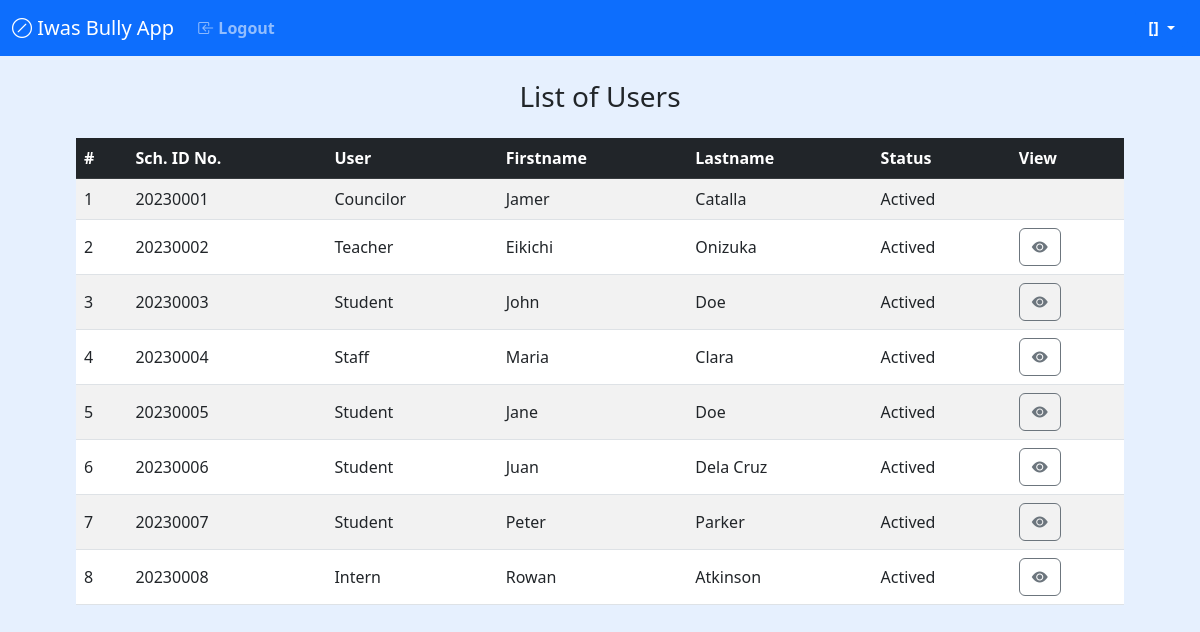
Before: /admin/user_list.php with the older database file.
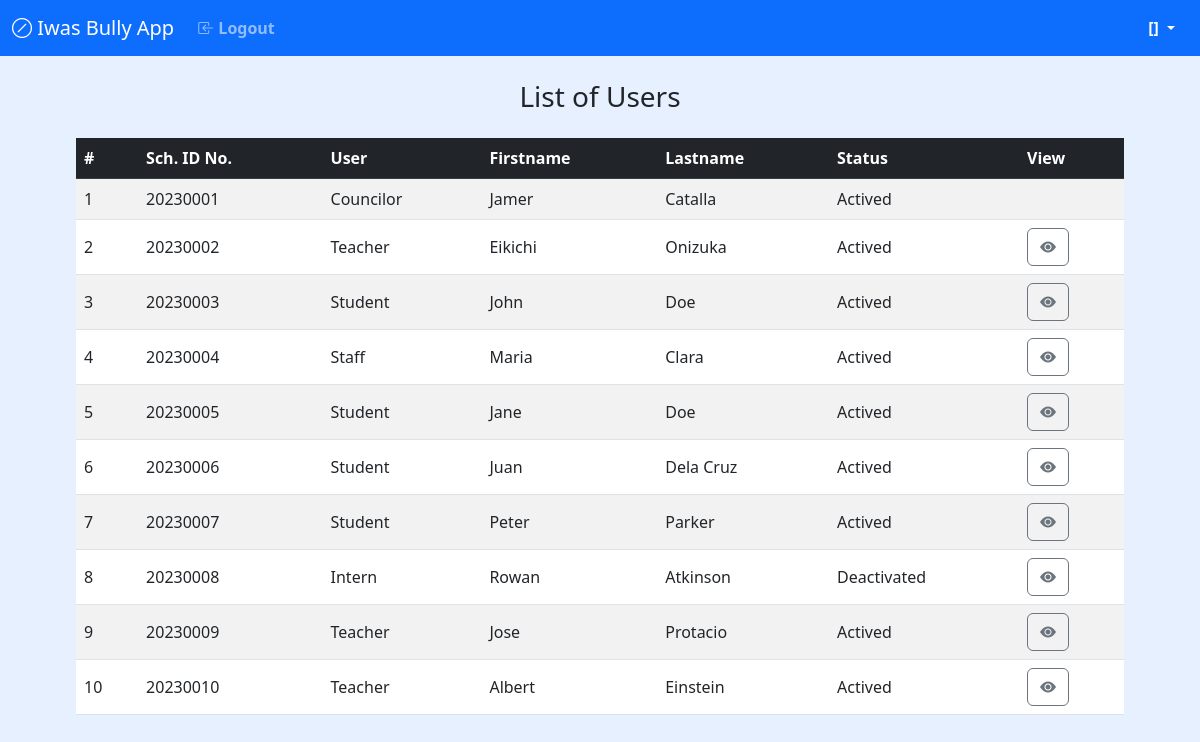
After: the same page with the newer database file.
### tables this page shows
CREATE TABLE `Users` (
  `UserID` int(11) NOT NULL,
  `UserRole` enum('Councilor','Staff','Intern','Student','Teacher') NOT NULL,
  `Firstname` varchar(50) NOT NULL,
  `Lastname` varchar(50) NOT NULL,
  `SchoolIDNumber` varchar(20) NOT NULL,
  `Email` varchar(50) NOT NULL,
  `Username` varchar(50) NOT NULL,
  `Password` varchar(50) NOT NULL,
  `CreatedBy` int(11) DEFAULT NULL,
  `CreatedDate` datetime DEFAULT current_timestamp(),
  `ModifiedBy` int(11) DEFAULT NULL,
  `ModifiedDate` timestamp NOT NULL DEFAULT current_timestamp() ON UPDATE current_timestamp(),
  `UserStatus` tinyint(1) DEFAULT NULL
);

### admin/user_list.php (the view, shortened to what this page needs)
<?php
require_once '../connection/DBconnection.php';
require '../components/header.php';
require '../components/navigation.php';
?>
    <div class="container my-3">
        <h3 class="text-center">List of Users</h3>
        <div class="table-responsive my-3">
<?php
    $stmt = $conn->prepare("SELECT * FROM Users;");
    $stmt->execute();
    $user = $stmt->fetchAll(PDO::FETCH_OBJ);
?>
            <table class="table align-middle table-hover table-striped">
                <thead class="table-dark">
                    <tr>
                        <th>#</th>
                        <th>Sch. ID No.</th>
                        <th>User</th>
                        <th>Firstname</th>
                        <th>Lastname</th>
                        <th>Status</th>
                        <th>View</th>
                    </tr>
                </thead>
                <tbody>
                <?php foreach($user as $users): ?>
                    <tr>
                        <td><?= $users->UserID; ?></td>
                        <td><?= $users->SchoolIDNumber; ?></td>
                        <td><?= ucfirst($users->UserRole); ?></td>
                        <td><?= $users->Firstname; ?> </td>
                        <td><?= $users->Lastname; ?></td>
                        <?php if($users->UserStatus == 1): ?>
                            <td>Actived</td>
                        <?php else: ?>
                            <td>Deactivated</td>
                        <?php endif; ?>
                        <td>
                        <button <?php if($users->UserRole == 'Councilor') { echo 'style="display: none;"'; } ?>
                            type="button" class="btn btn-outline-secondary" data-bs-toggle="modal"
                            data-bs-target="#viewAccount_<?= $users->UserID; ?>">
                        <i class="bi bi-eye-fill"></i>
                        </button>
                        </td>
                    </tr>
                <?php endforeach; ?>
                </tbody>
            </table>
        </div>
    </div>
<?php require '../components/footer.php' ;?>

### components/header.php (shortened to what this page needs)
<!DOCTYPE html>
<html lang="en">
<head>
    <link href="https://cdn.jsdelivr.net/npm/bootstrap@5.3.0-alpha1/dist/css/bootstrap.min.css" rel="stylesheet">
    <link rel="stylesheet" href="https://cdn.jsdelivr.net/npm/bootstrap-icons@1.3.0/font/bootstrap-icons.css">
  </head>
  <body class="bg-primary m-5 p-3" style="--bs-bg-opacity: .1;">

### components/navigation.php (shortened to what this page needs)
<nav class="navbar fixed-top navbar-expand-lg bg-primary" data-bs-theme="dark">
  <div class="container-fluid">
    <a class="navbar-brand" href="#">
    <i class="bi bi-slash-circle"></i> Iwas Bully App</a>
    <div class="collapse navbar-collapse" id="navbarText">
      <ul class="navbar-nav me-auto mb-2 mb-lg-0 fw-bold">
        <li class="nav-item">
          <a class="nav-link" href="../function/logout.php"
          onclick="return confirm('Are you sure you want to LOGOUT? \n\n Just click \'OK\'!');">
          <i class="bi bi-box-arrow-in-left"></i> Logout</a>
        </li>
      </ul>
        <span class="dropdown">
        <button class="btn btn-primary dropdown-toggle" type="button" data-bs-toggle="dropdown">
          <?php echo '<b>['.$UserRole."] ".$Firstname." ".$Lastname.'</b>'; ?>
        </button>
      </span>
    </div>
  </div>
</nav>

### components/footer.php (shortened to what this page needs)
  </body>
</html>

Changed rows visible on the page:
changed users "Intern": UserStatus "Actived" → "Deactivated"
added users: UserID "9", SchoolIDNumber "20230009", UserRole "Teacher", Firstname "Jose", Lastname "Protacio", UserStatus "Actived"
added users: UserID "10", SchoolIDNumber "20230010", UserRole "Teacher", Firstname "Albert", Lastname "Einstein", UserStatus "Actived"
